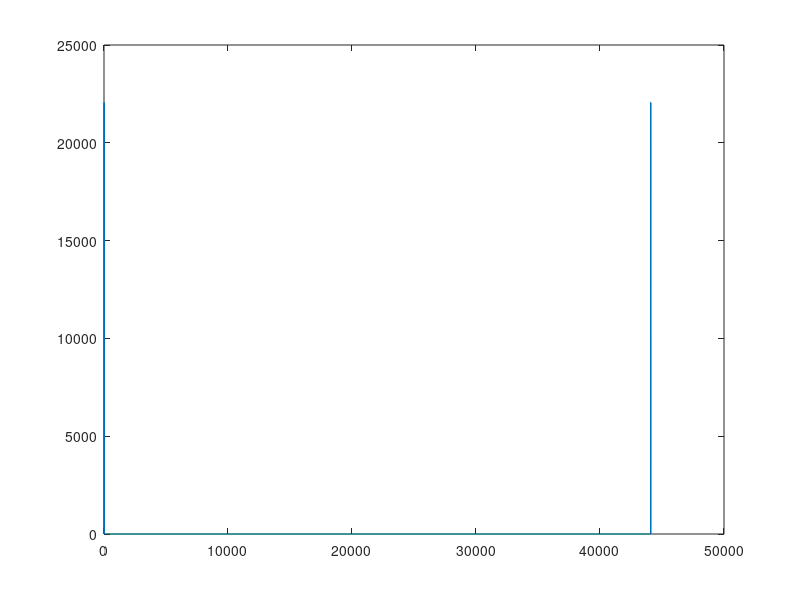

The MATLAB source for this figure:
x=1;
Fs = 44.1e3;
t = 0:Fs:1;
f1=10;
f2=20;
f3=30;
A1=sin(2*pi*f1*t);
A2=sin(2*pi*f2*t);
A3=sin(2*pi*f3*t);
Asum = A1 + A2 + A3;
plot(Asum);
t = 0:1/Fs:1;
Asum = A1 + A2 + A3;

plot(Asum);
A1=sin(2*pi*f1*t);
A2=sin(2*pi*f2*t);
A3=sin(2*pi*f3*t);
Asum = A1 + A2 + A3;
plot(Asum);
plot(Asum);
A_fft=fft(Asum);
plot(A_fft);
A_fft_mag=abs(A_fft);
A_fft_angle=angle(A_fft);
plot(A_fft_mag);
A_cmlx_1=exp(2*pi*1i*f1*t);
plot(A_cmlx_1);
A_fft_1=fft(A_cmlx_1);
plot(A_fft_1);
A_fft_mag_1=abs(A_fft_1);
plot(A_fft_mag_1);
plot(A_fft_mag);
